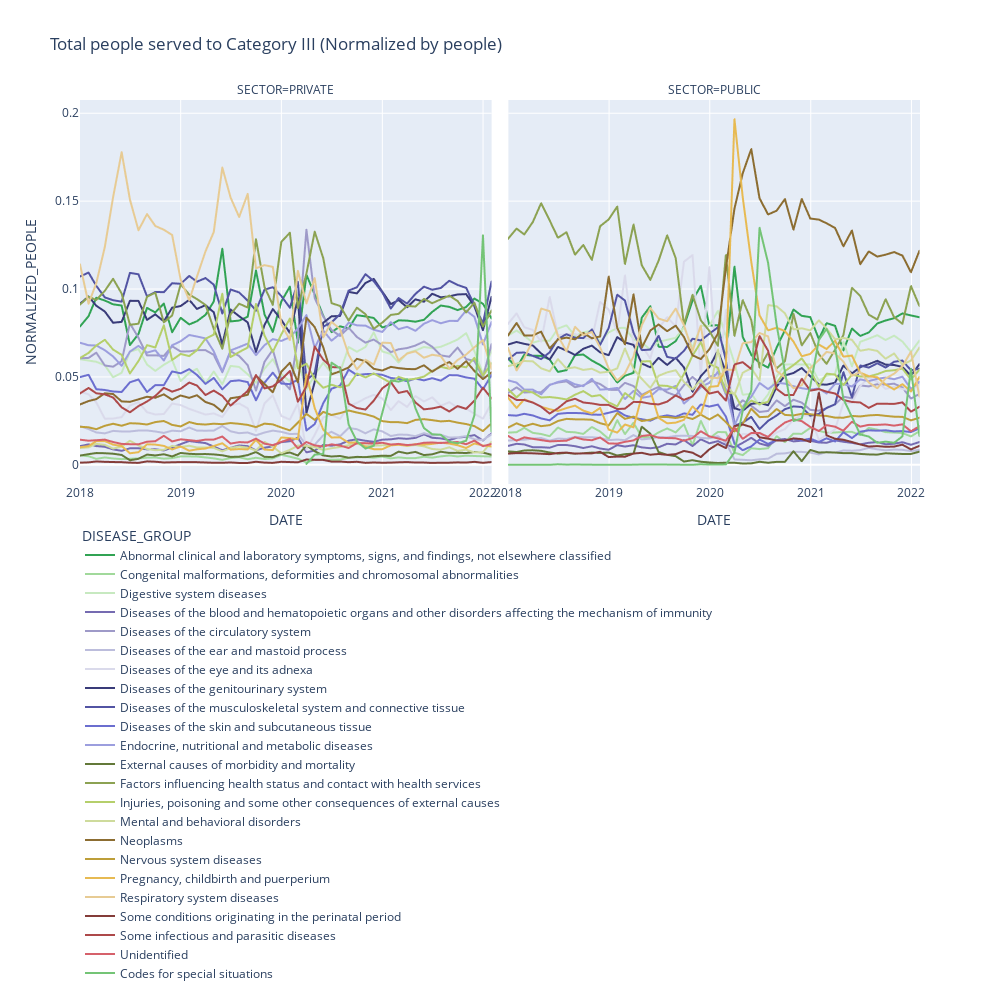

Source (notebook cell):
### Code cell
fig = px.line(data_temp, 
                 x="DATE", 
                 y="NORMALIZED_PEOPLE", 
                 color="DISEASE_GROUP", 
                 facet_col="SECTOR",
                 width=1000, height=1000,
                 color_discrete_map = dict_colors,
                 title='Total people served to Category ' + CATEGORIA_STUDIO + ' (Normalized by people)'
             )


fig.update_layout(legend=dict(yanchor="top",
                              y=-0.1,
                              xanchor="left",
                              x=0
                             ),
                  showlegend=True
                 )

fig.show()
fig.write_html("figures/Sector_Normalized_People_Cat-"+CATEGORIA_STUDIO+"_line.html")
